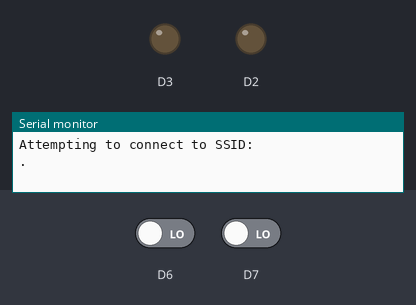
Recording of a sketch running on a simulated ESP8266 (NodeMCU). Parts: output pins drawn as LEDs (lit = HIGH), the last lines printed to the serial monitor. The inputs (shaded band) are chosen by the test bench; at power-on: D6 LOW, D7 LOW. WiFi joins after 1.5 s; servers stay silent unless stated; random numbers use the default seed unless the sketch sets one; not simulated (calls return 0 or success): secrets.h.

Above: at 1.2 s.
1.3 s: D6 driven HIGH and D7 driven HIGH
4.3 s: D6 driven LOW
At 5.7 s:
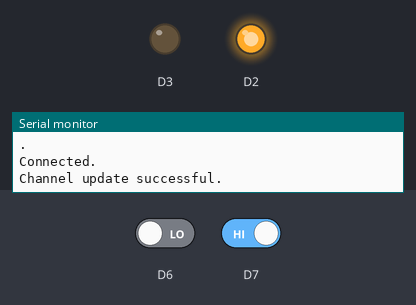
Timing chart, 0 to 7.3 s (numbered marks = the images above; inputs shaded):
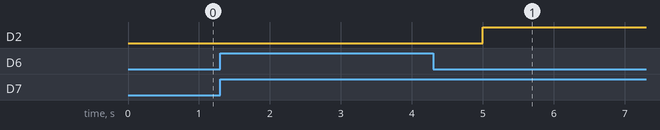

The sketch:

IOT_TS.ino
```cpp
// (licence header left out)
#include <ESP8266WiFi.h>
#include "secrets.h"
#include "ThingSpeak.h" // always include thingspeak header file after other header files and custom macros

char ssid[] = "CSE_C_3";   // your network SSID (name)
char pass[] ="pajq@1471";   // your network password
int keyIndex = 0;            // your network key Index number (needed only for WEP)
WiFiClient  client;

unsigned long myChannelNumber = 2599936;
const char * myWriteAPIKey = "J5Y836H1HN8GTOWX";
int a;
int b;

// Initialize our values
int number1 = 0;
int number2 = random(0,100);
int number3 = random(0,100);
int number4 = random(0,100);
String myStatus = "";

void setup() {
  Serial.begin(115200);  // Initialize serial
  pinMode(D6, INPUT);
  pinMode(D7, INPUT);
  pinMode(D3,OUTPUT);
  pinMode(D2,OUTPUT);

  while (!Serial) {
    ; // wait for serial port to connect. Needed for Leonardo native USB port only
  }

  WiFi.mode(WIFI_STA);
  ThingSpeak.begin(client);  // Initialize ThingSpeak
}

void loop() {

  // Connect or reconnect to WiFi
  if(WiFi.status() != WL_CONNECTED){
    Serial.print("Attempting to connect to SSID: ");
    Serial.println(SECRET_SSID);
    while(WiFi.status() != WL_CONNECTED){
      WiFi.begin(ssid, pass);  // Connect to WPA/WPA2 network. Change this line if using open or WEP network
      Serial.print(".");
      delay(5000);
    }
    Serial.println("\nConnected.");
  }
  int a=digitalRead(D6);
  int b=digitalRead(D7);
  if(a==1)
  {
    digitalWrite(D3,HIGH);


  }
  else
  {
  digitalWrite(D3,LOW);
  }
  if(b==1)
  {
    digitalWrite(D2,HIGH);

  }
  else{
  digitalWrite(D2,LOW);
  }

  // set the fields with the values
  ThingSpeak.setField(1, number1);
  ThingSpeak.setField(2, number2);
  ThingSpeak.setField(3, number3);
  ThingSpeak.setField(4, number4);

  // figure out the status message
  if(number1 > number2){
    myStatus = String("field1 is greater than field2");
  }
  else if(number1 < number2){
    myStatus = String("field1 is less than field2");
  }
  else{
    myStatus = String("field1 equals field2");
  }

  // set the status
  ThingSpeak.setStatus(myStatus);

  // write to the ThingSpeak channel
  int x = ThingSpeak.writeFields(myChannelNumber, myWriteAPIKey);
  if(x == 200){
    Serial.println("Channel update successful.");
  }
  else{
    Serial.println("Problem updating channel. HTTP error code " + String(x));
  }

  // change the values
  number1++;
  if(number1 > 99){
    number1 = 0;
  }
  number2 = random(0,100);
  number3 = random(0,100);
  number4 = random(0,100);

  delay(20000); // Wait 20 seconds to update the channel again
}
```

Measured:
- after the input at 1.3 s, every drawn part: stays the same
